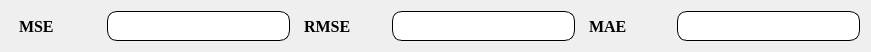
   <widget class="QWidget" name="layoutWidget">
    <property name="geometry">
     <rect>
      <x>133</x>
      <y>780</y>
      <width>871</width>
      <height>32</height>
     </rect>
    </property>
    <layout class="QHBoxLayout" name="horizontalLayout_7">
     <item>
      <widget class="QLabel" name="label_MSE">
       <property name="minimumSize">
        <size>
         <width>90</width>
         <height>30</height>
        </size>
       </property>
       <property name="font">
        <font>
         <family>Times New Roman</family>
         <pointsize>12</pointsize>
         <weight>75</weight>
         <italic>false</italic>
         <bold>true</bold>
        </font>
       </property>
       <property name="toolTip">
        <string>&lt;html&gt;&lt;head/&gt;&lt;body&gt;&lt;p&gt;均方误差&lt;/p&gt;&lt;/body&gt;&lt;/html&gt;</string>
       </property>
       <property name="styleSheet">
        <string notr="true">QLabel{

   text-align: center;    
 qproperty-alignment: 'AlignCenter';   

padding:2px 4px;  /*QFrame边框与内部其它部件的距离*/
color:rgb(0, 0, 0);		/*字体颜色*/
	


}</string>
       </property>
       <property name="text">
        <string>MSE</string>
       </property>
      </widget>
     </item>
     <item>
      <widget class="QLineEdit" name="lineEdit_MSE">
       <property name="minimumSize">
        <size>
         <width>120</width>
         <height>30</height>
        </size>
       </property>
       <property name="font">
        <font>
         <family>Times New Roman</family>
         <pointsize>12</pointsize>
         <weight>75</weight>
         <bold>true</bold>
        </font>
       </property>
       <property name="styleSheet">
        <string notr="true">QLineEdit{

border:1px solid black; 
border-radius:10px; 

}</string>
       </property>
       <property name="readOnly">
        <bool>true</bool>
       </property>
      </widget>
     </item>
     <item>
      <widget class="QLabel" name="label_RMSE">
       <property name="minimumSize">
        <size>
         <width>90</width>
         <height>30</height>
        </size>
       </property>
       <property name="font">
        <font>
         <family>Times New Roman</family>
         <pointsize>12</pointsize>
         <weight>75</weight>
         <italic>false</italic>
         <bold>true</bold>
        </font>
       </property>
       <property name="toolTip">
        <string>&lt;html&gt;&lt;head/&gt;&lt;body&gt;&lt;p&gt;均方误差&lt;/p&gt;&lt;/body&gt;&lt;/html&gt;</string>
       </property>
       <property name="styleSheet">
        <string notr="true">QLabel{

   text-align: center;    
 qproperty-alignment: 'AlignCenter';   

padding:2px 4px;  /*QFrame边框与内部其它部件的距离*/
color:rgb(0, 0, 0);		/*字体颜色*/
	


}</string>
       </property>
       <property name="text">
        <string>RMSE</string>
       </property>
      </widget>
     </item>
     <item>
      <widget class="QLineEdit" name="lineEdit_RMSE">
       <property name="minimumSize">
        <size>
         <width>120</width>
         <height>30</height>
        </size>
       </property>
       <property name="font">
        <font>
         <family>Times New Roman</family>
         <pointsize>12</pointsize>
         <weight>75</weight>
         <bold>true</bold>
        </font>
       </property>
       <property name="styleSheet">
        <string notr="true">QLineEdit{

border:1px solid black; 
border-radius:10px; 

}</string>
       </property>
       <property name="readOnly">
        <bool>true</bool>
       </property>
      </widget>
     </item>
     <item>
      <widget class="QLabel" name="label_MAE">
       <property name="minimumSize">
        <size>
         <width>90</width>
         <height>30</height>
        </size>
       </property>
       <property name="font">
        <font>
         <family>Times New Roman</family>
         <pointsize>12</pointsize>
         <weight>75</weight>
         <italic>false</italic>
         <bold>true</bold>
        </font>
       </property>
       <property name="toolTip">
        <string>&lt;html&gt;&lt;head/&gt;&lt;body&gt;&lt;p&gt;均方误差&lt;/p&gt;&lt;/body&gt;&lt;/html&gt;</string>
       </property>
       <property name="styleSheet">
        <string notr="true">QLabel{

   text-align: center;    
 qproperty-alignment: 'AlignCenter';   

padding:2px 4px;  /*QFrame边框与内部其它部件的距离*/
color:rgb(0, 0, 0);		/*字体颜色*/
	


}</string>
       </property>
       <property name="text">
        <string>MAE</string>
       </property>
      </widget>
     </item>
     <item>
      <widget class="QLineEdit" name="lineEdit_MAE">
       <property name="minimumSize">
        <size>
         <width>120</width>
         <height>30</height>
        </size>
       </property>
       <property name="font">
        <font>
         <family>Times New Roman</family>
         <pointsize>12</pointsize>
         <weight>75</weight>
         <bold>true</bold>
        </font>
       </property>
       <property name="styleSheet">
        <string notr="true">QLineEdit{

border:1px solid black; 
border-radius:10px; 

}</string>
       </property>
       <property name="readOnly">
        <bool>true</bool>
       </property>
      </widget>
     </item>
    </layout>
   </widget>
